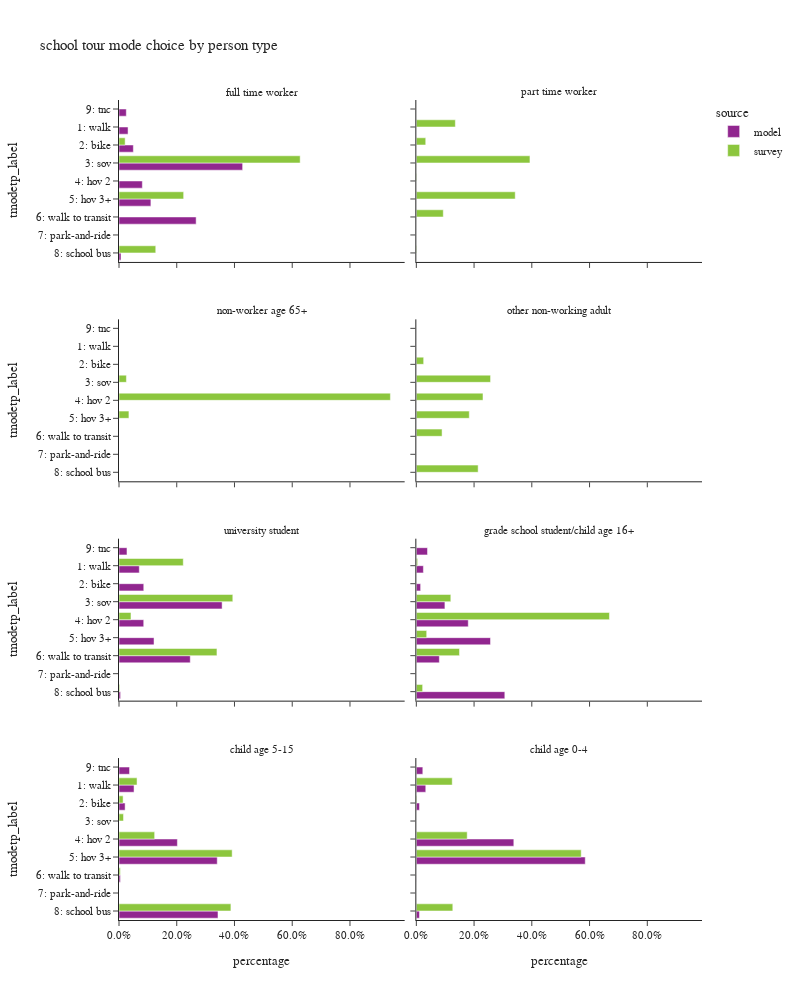

The cell this chart's notebook holds for it:
### Code cell
plot_mode_choice(sc_tour,"pptyp_label",
                 {"pptyp_label":["full time worker","part time worker","non-worker age 65+","other non-working adult",
                                 "university student","grade school student/child age 16+","child age 5-15","child age 0-4"],
                  "tmodetp_label":["1: walk","2: bike","3: sov","4: hov 2","5: hov 3+","6: walk to transit",
                                   "7: park-and-ride","8: school bus","9: other–survey only"]},
                 "person type",2,1000)

### Figure 1 — Plotly figure (JSON) as saved in the notebook; plotly's stock layout.template omitted (floating-point values rounded to 4 significant figures)
{"data": [{"alignmentgroup": "True", "customdata": [[145], [230], [1981], [374], [511], [1236], [32], [117]], "hovertemplate": "source=model<br>pptyp_label=full time worker<br>percentage=%{x}<br>tmodetp_label=%{y}<br>sample count=%{customdata[0]}<extra></extra>", "legendgroup": "model", "marker": {"color": "#91268F", "pattern": {"shape": ""}}, "name": "model", "offsetgroup": "model", "orientation": "h", "showlegend": true, "textposition": "auto", "type": "bar", "x": [0.03134, 0.04972, 0.4282, 0.08085, 0.1105, 0.2672, 0.006917, 0.02529], "xaxis": "x7", "y": ["1: walk", "2: bike", "3: sov", "4: hov 2", "5: hov 3+", "6: walk to transit", "8: school bus", "9: tnc"], "yaxis": "y7"}, {"alignmentgroup": "True", "customdata": [[544], [664], [2765], [663], [939], [1911], [42], [214]], "hovertemplate": "source=model<br>pptyp_label=university student<br>percentage=%{x}<br>tmodetp_label=%{y}<br>sample count=%{customdata[0]}<extra></extra>", "legendgroup": "model", "marker": {"color": "#91268F", "pattern": {"shape": ""}}, "name": "model", "offsetgroup": "model", "orientation": "h", "showlegend": false, "textposition": "auto", "type": "bar", "x": [0.07027, 0.08577, 0.3571, 0.08564, 0.1213, 0.2468, 0.005425, 0.02764], "xaxis": "x3", "y": ["1: walk", "2: bike", "3: sov", "4: hov 2", "5: hov 3+", "6: walk to transit", "8: school bus", "9: tnc"], "yaxis": "y3"}, {"alignmentgroup": "True", "customdata": [[263], [160], [1065], [1935], [2764], [857], [3297], [416]], "hovertemplate": "source=model<br>pptyp_label=grade school student/child age 16+<br>percentage=%{x}<br>tmodetp_label=%{y}<br>sample count=%{customdata[0]}<extra></extra>", "legendgroup": "model", "marker": {"color": "#91268F", "pattern": {"shape": ""}}, "name": "model", "offsetgroup": "model", "orientation": "h", "showlegend": false, "textposition": "auto", "type": "bar", "x": [0.02445, 0.01487, 0.09901, 0.1799, 0.2569, 0.07967, 0.3065, 0.03867], "xaxis": "x4", "y": ["1: walk", "2: bike", "3: sov", "4: hov 2", "5: hov 3+", "6: walk to transit", "8: school bus", "9: tnc"], "yaxis": "y4"}, {"alignmentgroup": "True", "customdata": [[2385], [969], [9262], [15582], [222], [15702], [1672]], "hovertemplate": "source=model<br>pptyp_label=child age 5-15<br>percentage=%{x}<br>tmodetp_label=%{y}<br>sample count=%{customdata[0]}<extra></extra>", "legendgroup": "model", "marker": {"color": "#91268F", "pattern": {"shape": ""}}, "name": "model", "offsetgroup": "model", "orientation": "h", "showlegend": false, "textposition": "auto", "type": "bar", "x": [0.05208, 0.02116, 0.2023, 0.3403, 0.004848, 0.3429, 0.03651], "xaxis": "x", "y": ["1: walk", "2: bike", "4: hov 2", "5: hov 3+", "6: walk to transit", "8: school bus", "9: tnc"], "yaxis": "y"}, {"alignmentgroup": "True", "customdata": [[160], [54], [1654], [2866], [1], [53], [110]], "hovertemplate": "source=model<br>pptyp_label=child age 0-4<br>percentage=%{x}<br>tmodetp_label=%{y}<br>sample count=%{customdata[0]}<extra></extra>", "legendgroup": "model", "marker": {"color": "#91268F", "pattern": {"shape": ""}}, "name": "model", "offsetgroup": "model", "orientation": "h", "showlegend": false, "textposition": "auto", "type": "bar", "x": [0.03267, 0.01102, 0.3377, 0.5851, 0.0002042, 0.01082, 0.02246], "xaxis": "x2", "y": ["1: walk", "2: bike", "4: hov 2", "5: hov 3+", "6: walk to transit", "8: school bus", "9: tnc"], "yaxis": "y2"}, {"alignmentgroup": "True", "customdata": [[1], [2], [3], [1]], "hovertemplate": "source=survey<br>pptyp_label=full time worker<br>percentage=%{x}<br>tmodetp_label=%{y}<br>sample count=%{customdata[0]}<extra></extra>", "legendgroup": "survey", "marker": {"color": "#8CC63E", "pattern": {"shape": ""}}, "name": "survey", "offsetgroup": "survey", "orientation": "h", "showlegend": true, "textposition": "auto", "type": "bar", "x": [0.02128, 0.6275, 0.2239, 0.1273], "xaxis": "x7", "y": ["2: bike", "3: sov", "5: hov 3+", "8: school bus"], "yaxis": "y7"}, {"alignmentgroup": "True", "customdata": [[2], [1], [10], [2], [4], [4], [1]], "hovertemplate": "source=survey<br>pptyp_label=part time worker<br>percentage=%{x}<br>tmodetp_label=%{y}<br>sample count=%{customdata[0]}<extra></extra>", "legendgroup": "survey", "marker": {"color": "#8CC63E", "pattern": {"shape": ""}}, "name": "survey", "offsetgroup": "survey", "orientation": "h", "showlegend": false, "textposition": "auto", "type": "bar", "x": [0.1352, 0.03257, 0.3936, 0.001363, 0.3425, 0.09339, 0.001447], "xaxis": "x8", "y": ["1: walk", "2: bike", "3: sov", "4: hov 2", "5: hov 3+", "6: walk to transit", "8: school bus"], "yaxis": "y8"}, {"alignmentgroup": "True", "customdata": [[1], [2], [1]], "hovertemplate": "source=survey<br>pptyp_label=non-worker age 65+<br>percentage=%{x}<br>tmodetp_label=%{y}<br>sample count=%{customdata[0]}<extra></extra>", "legendgroup": "survey", "marker": {"color": "#8CC63E", "pattern": {"shape": ""}}, "name": "survey", "offsetgroup": "survey", "orientation": "h", "showlegend": false, "textposition": "auto", "type": "bar", "x": [0.02564, 0.94, 0.03435], "xaxis": "x5", "y": ["3: sov", "4: hov 2", "5: hov 3+"], "yaxis": "y5"}, {"alignmentgroup": "True", "customdata": [[2], [7], [2], [5], [3], [4]], "hovertemplate": "source=survey<br>pptyp_label=other non-working adult<br>percentage=%{x}<br>tmodetp_label=%{y}<br>sample count=%{customdata[0]}<extra></extra>", "legendgroup": "survey", "marker": {"color": "#8CC63E", "pattern": {"shape": ""}}, "name": "survey", "offsetgroup": "survey", "orientation": "h", "showlegend": false, "textposition": "auto", "type": "bar", "x": [0.02537, 0.2571, 0.2309, 0.1834, 0.08915, 0.2141], "xaxis": "x6", "y": ["2: bike", "3: sov", "4: hov 2", "5: hov 3+", "6: walk to transit", "8: school bus"], "yaxis": "y6"}, {"alignmentgroup": "True", "customdata": [[11], [12], [1], [21], [1]], "hovertemplate": "source=survey<br>pptyp_label=university student<br>percentage=%{x}<br>tmodetp_label=%{y}<br>sample count=%{customdata[0]}<extra></extra>", "legendgroup": "survey", "marker": {"color": "#8CC63E", "pattern": {"shape": ""}}, "name": "survey", "offsetgroup": "survey", "orientation": "h", "showlegend": false, "textposition": "auto", "type": "bar", "x": [0.2226, 0.3942, 0.04148, 0.3393, 0.002457], "xaxis": "x3", "y": ["1: walk", "3: sov", "4: hov 2", "6: walk to transit", "8: school bus"], "yaxis": "y3"}, {"alignmentgroup": "True", "customdata": [[2], [6], [4], [6], [4], [5]], "hovertemplate": "source=survey<br>pptyp_label=grade school student/child age 16+<br>percentage=%{x}<br>tmodetp_label=%{y}<br>sample count=%{customdata[0]}<extra></extra>", "legendgroup": "survey", "marker": {"color": "#8CC63E", "pattern": {"shape": ""}}, "name": "survey", "offsetgroup": "survey", "orientation": "h", "showlegend": false, "textposition": "auto", "type": "bar", "x": [0.004491, 0.1195, 0.6689, 0.03588, 0.1495, 0.02185], "xaxis": "x4", "y": ["1: walk", "3: sov", "4: hov 2", "5: hov 3+", "6: walk to transit", "8: school bus"], "yaxis": "y4"}, {"alignmentgroup": "True", "customdata": [[40], [12], [3], [53], [136], [14], [137]], "hovertemplate": "source=survey<br>pptyp_label=child age 5-15<br>percentage=%{x}<br>tmodetp_label=%{y}<br>sample count=%{customdata[0]}<extra></extra>", "legendgroup": "survey", "marker": {"color": "#8CC63E", "pattern": {"shape": ""}}, "name": "survey", "offsetgroup": "survey", "orientation": "h", "showlegend": false, "textposition": "auto", "type": "bar", "x": [0.06248, 0.01422, 0.01562, 0.1235, 0.392, 0.004594, 0.3876], "xaxis": "x", "y": ["1: walk", "2: bike", "3: sov", "4: hov 2", "5: hov 3+", "6: walk to transit", "8: school bus"], "yaxis": "y"}, {"alignmentgroup": "True", "customdata": [[8], [3], [30], [38], [2]], "hovertemplate": "source=survey<br>pptyp_label=child age 0-4<br>percentage=%{x}<br>tmodetp_label=%{y}<br>sample count=%{customdata[0]}<extra></extra>", "legendgroup": "survey", "marker": {"color": "#8CC63E", "pattern": {"shape": ""}}, "name": "survey", "offsetgroup": "survey", "orientation": "h", "showlegend": false, "textposition": "auto", "type": "bar", "x": [0.1243, 0.002083, 0.1762, 0.5711, 0.1263], "xaxis": "x2", "y": ["1: walk", "2: bike", "4: hov 2", "5: hov 3+", "8: school bus"], "yaxis": "y2"}], "layout": {"annotations": [{"font": {}, "showarrow": false, "text": "child age 5-15", "x": 0.245, "xanchor": "center", "xref": "paper", "y": 0.1975, "yanchor": "bottom", "yref": "paper"}, {"font": {}, "showarrow": false, "text": "child age 0-4", "x": 0.755, "xanchor": "center", "xref": "paper", "y": 0.1975, "yanchor": "bottom", "yref": "paper"}, {"font": {}, "showarrow": false, "text": "university student", "x": 0.245, "xanchor": "center", "xref": "paper", "y": 0.465, "yanchor": "bottom", "yref": "paper"}, {"font": {}, "showarrow": false, "text": "grade school student/child age 16+", "x": 0.755, "xanchor": "center", "xref": "paper", "y": 0.465, "yanchor": "bottom", "yref": "paper"}, {"font": {}, "showarrow": false, "text": "non-worker age 65+", "x": 0.245, "xanchor": "center", "xref": "paper", "y": 0.7325, "yanchor": "bottom", "yref": "paper"}, {"font": {}, "showarrow": false, "text": "other non-working adult", "x": 0.755, "xanchor": "center", "xref": "paper", "y": 0.7325, "yanchor": "bottom", "yref": "paper"}, {"font": {}, "showarrow": false, "text": "full time worker", "x": 0.245, "xanchor": "center", "xref": "paper", "y": 1.0, "yanchor": "bottom", "yref": "paper"}, {"font": {}, "showarrow": false, "text": "part time worker", "x": 0.755, "xanchor": "center", "xref": "paper", "y": 1.0, "yanchor": "bottom", "yref": "paper"}], "barmode": "group", "height": 1000, "legend": {"title": {"text": "source"}, "tracegroupgap": 0}, "title": {"text": "school tour mode choice by person type"}, "width": 800, "xaxis": {"anchor": "y", "domain": [0.0, 0.49], "tickformat": ".1%", "title": {"text": "percentage"}}, "xaxis2": {"anchor": "y2", "domain": [0.51, 1.0], "matches": "x", "tickformat": ".1%", "title": {"text": "percentage"}}, "xaxis3": {"anchor": "y3", "domain": [0.0, 0.49], "matches": "x", "showticklabels": false, "tickformat": ".1%"}, "xaxis4": {"anchor": "y4", "domain": [0.51, 1.0], "matches": "x", "showticklabels": false, "tickformat": ".1%"}, "xaxis5": {"anchor": "y5", "domain": [0.0, 0.49], "matches": "x", "showticklabels": false, "tickformat": ".1%"}, "xaxis6": {"anchor": "y6", "domain": [0.51, 1.0], "matches": "x", "showticklabels": false, "tickformat": ".1%"}, "xaxis7": {"anchor": "y7", "domain": [0.0, 0.49], "matches": "x", "showticklabels": false, "tickformat": ".1%"}, "xaxis8": {"anchor": "y8", "domain": [0.51, 1.0], "matches": "x", "showticklabels": false, "tickformat": ".1%"}, "yaxis": {"anchor": "x", "categoryarray": ["9: other–survey only", "8: school bus", "7: park-and-ride", "6: walk to transit", "5: hov 3+", "4: hov 2", "3: sov", "2: bike", "1: walk"], "categoryorder": "array", "domain": [0.0, 0.1975], "title": {"text": "tmodetp_label"}}, "yaxis2": {"anchor": "x2", "domain": [0.0, 0.1975], "matches": "y", "showticklabels": false}, "yaxis3": {"anchor": "x3", "categoryarray": ["9: other–survey only", "8: school bus", "7: park-and-ride", "6: walk to transit", "5: hov 3+", "4: hov 2", "3: sov", "2: bike", "1: walk"], "categoryorder": "array", "domain": [0.2675, 0.465], "matches": "y", "title": {"text": "tmodetp_label"}}, "yaxis4": {"anchor": "x4", "domain": [0.2675, 0.465], "matches": "y", "showticklabels": false}, "yaxis5": {"anchor": "x5", "categoryarray": ["9: other–survey only", "8: school bus", "7: park-and-ride", "6: walk to transit", "5: hov 3+", "4: hov 2", "3: sov", "2: bike", "1: walk"], "categoryorder": "array", "domain": [0.535, 0.7325], "matches": "y", "title": {"text": "tmodetp_label"}}, "yaxis6": {"anchor": "x6", "domain": [0.535, 0.7325], "matches": "y", "showticklabels": false}, "yaxis7": {"anchor": "x7", "categoryarray": ["9: other–survey only", "8: school bus", "7: park-and-ride", "6: walk to transit", "5: hov 3+", "4: hov 2", "3: sov", "2: bike", "1: walk"], "categoryorder": "array", "domain": [0.8025, 1.0], "matches": "y", "title": {"text": "tmodetp_label"}}, "yaxis8": {"anchor": "x8", "domain": [0.8025, 1.0], "matches": "y", "showticklabels": false}}}
